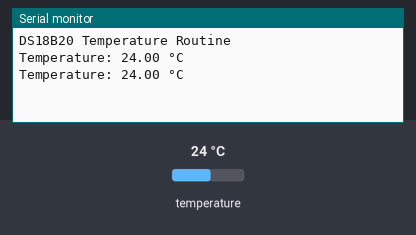
Bench run of a sketch on a simulated Arduino Uno, built with avr-gcc and run on an emulated ATmega328P. Shown: the last lines printed to the serial monitor. The test bench sets the inputs (shaded band); at power-on: temperature 24 °C.

Above: at 4.3 s.
4.4 s: temperature set to 12 °C
At 7.2 s:
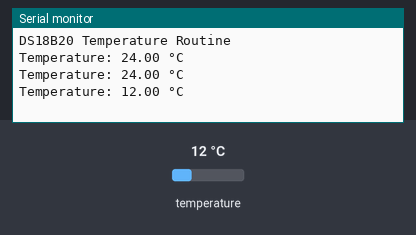
8.1 s: temperature set to 19 °C
At 10.4 s:
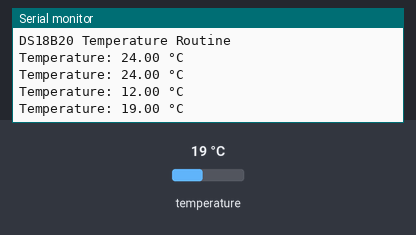
Timing chart, 0 to 11.9 s (numbered marks = the images above; inputs shaded):
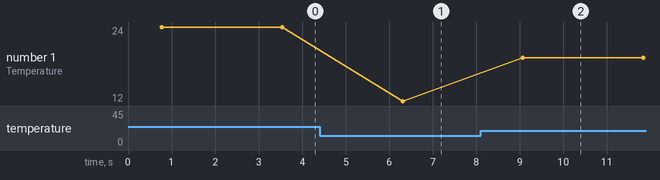

The sketch:

TemperatureReading.ino
```cpp
#include <OneWire.h>
#include <DallasTemperature.h>

#define ONE_WIRE_BUS 1

OneWire oneWire(ONE_WIRE_BUS);
DallasTemperature sensors(&oneWire);

void setup(void) {
  Serial.begin(9600);

  while (!Serial) { delay(10); }

  Serial.println("DS18B20 Temperature Routine");
  sensors.begin();
}

void loop(void) {
  sensors.requestTemperatures();

  float tempC = sensors.getTempCByIndex(0);

  if(tempC == DEVICE_DISCONNECTED_C) {
    Serial.println("Error: Could not read data. Check wiring/pull-up resistor!");
  } else {
    Serial.print("Temperature: ");
    Serial.print(tempC);
    Serial.println(" °C");
  }

  delay(2000);
}
```

Measured:
- after the input at 4.4 s, the serial monitor: prints a new line after 1.9 s (image 1)
- after the input at 8.1 s, the serial monitor: prints a new line after 0.97 s (image 2)
- plotted number 1: 24 → 12 after the input at 4.4 s, 12 → 19 after the input at 8.1 s
